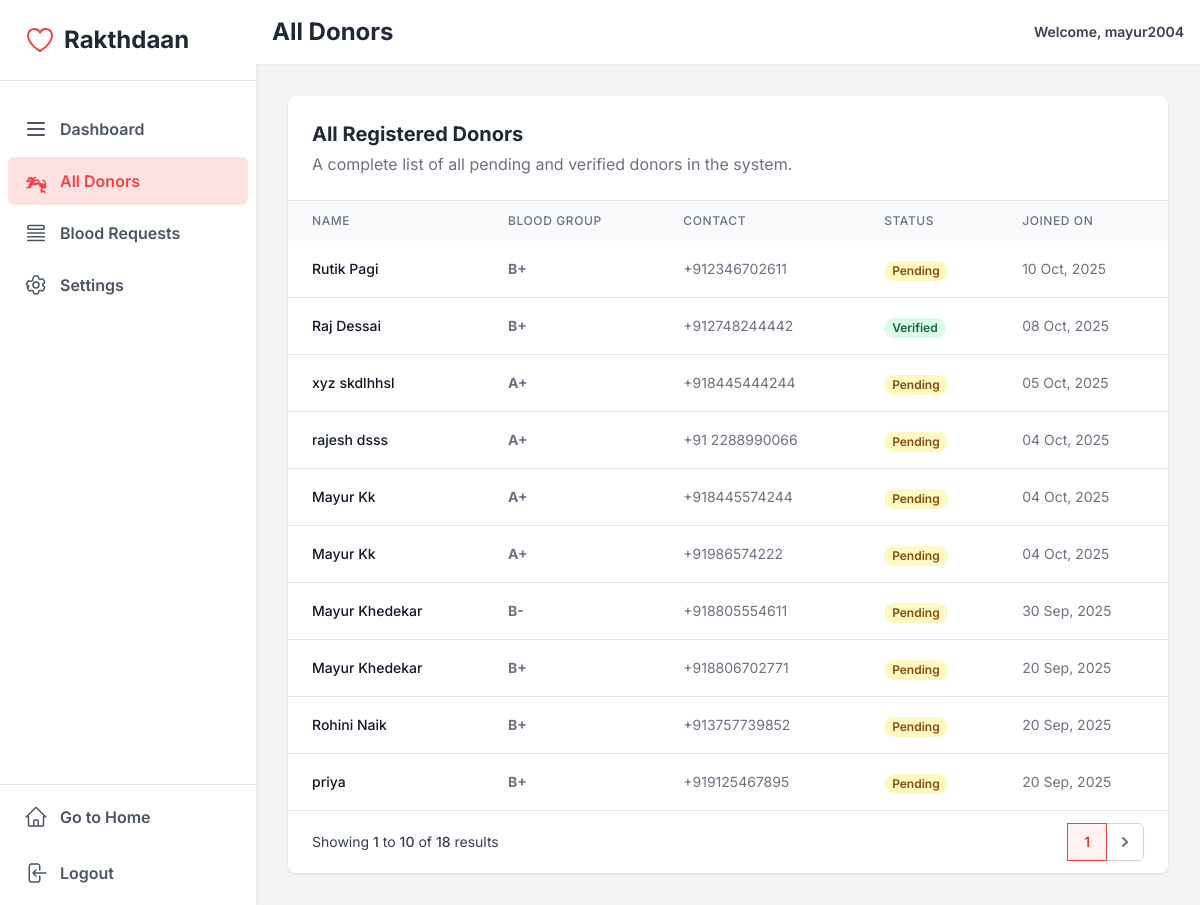
Before: /all_donors/ (signed in) with the older database file.
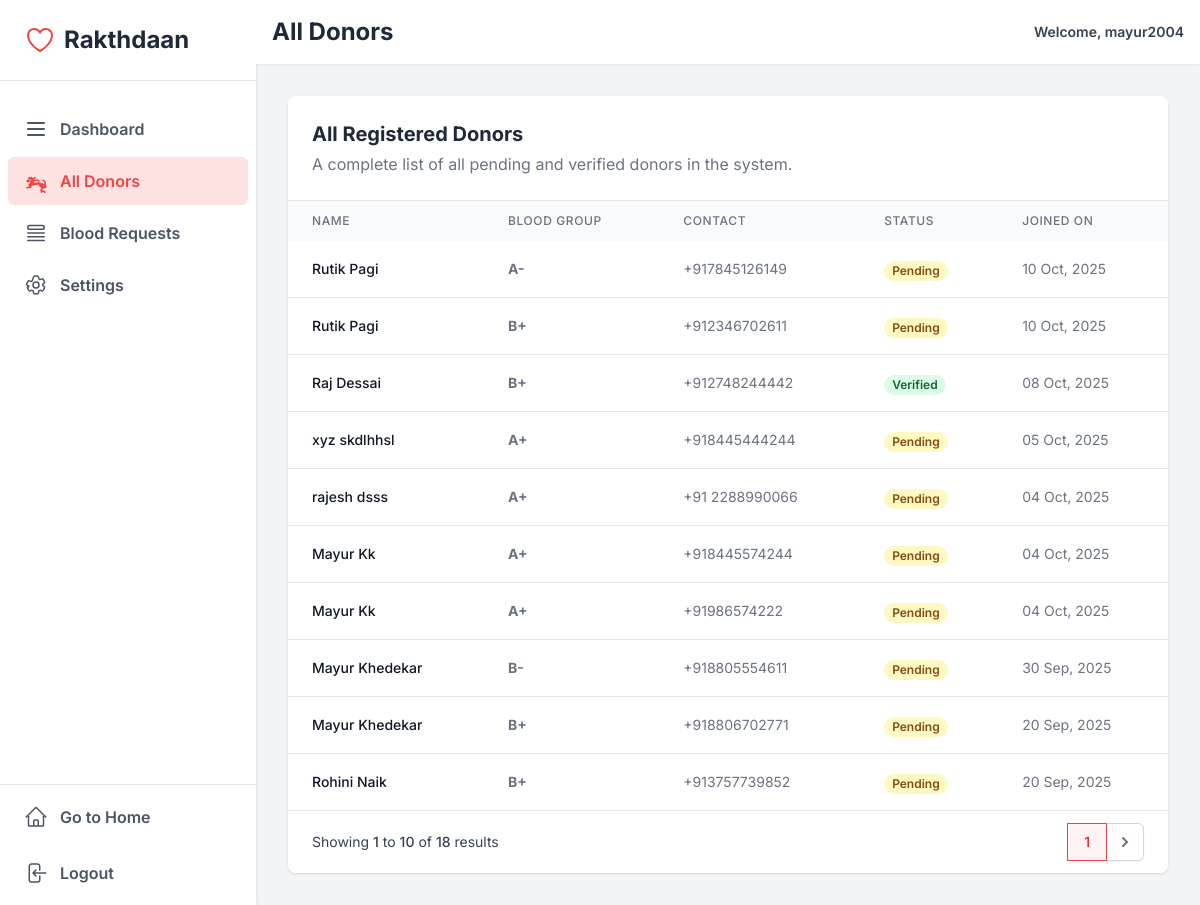
After: the same page with the newer database file.
### donors/models.py (models this page shows, shortened)
class Donor(models.Model):
    user = models.OneToOneField(User, on_delete=models.CASCADE, null=True, blank=True)
    name = models.CharField(max_length=100, blank=False)
    age = models.IntegerField()
    gender = models.CharField(max_length=10, null=True, blank=True)
    blood_group = models.CharField(max_length=3, choices=BloodGroup.choices, blank=False, null=False)
    phone_number = PhoneNumberField(region="IN", null=True, blank=True, unique=True)
    email = models.EmailField(unique=True, blank=True, null=True)
    address = models.TextField(blank=True, null=True)
    last_donation_date = models.DateField(blank=True, null=True)
    is_active = models.BooleanField(default=True)
    is_verified = models.BooleanField(default=False)
    created_at = models.DateTimeField(auto_now_add=True)

### adminpanel/views.py (the view)
# urls.py: path('all_donors/', all_donors_view, name='all_donors'),
@login_required
def all_donors_view(request):
    if not request.user.is_staff:
        messages.error(request,"You do not have access to this page.")
        return redirect('/')
    donor_list=Donor.objects.all().order_by('-created_at')
    paginator=Paginator(donor_list,10)
    page_number=request.GET.get('page')
    display_page=paginator.get_page(page_number)
    context={'display_page':display_page}
    return render(request,"all_donors.html",context)

### adminpanel/templates/all_donors.html (shortened to what the changed rows need)
{% extends "base.html" %}
{% block start %}
<div>
    <script src="https://cdn.tailwindcss.com"></script>
    <div class="h-screen flex overflow-hidden bg-gray-100">
        <aside class="w-64 bg-white shadow-md hidden md:flex flex-col flex-shrink-0">
            <div class="p-6 flex items-center space-x-2 border-b">
                <h1 class="text-2xl font-bold text-gray-800">Rakthdaan</h1>
            </div>
        </aside>
        <div class="flex-1 flex flex-col overflow-y-auto">
            <header class="bg-white shadow-sm p-4 flex justify-between items-center sticky top-0 z-10">
                <h1 class="text-2xl font-bold text-gray-800">All Donors</h1>
            </header>
            <main class="flex-1 p-6 md:p-8">
                <div class="bg-white rounded-lg shadow overflow-hidden">
                    <div class="p-6 border-b">
                        <h2 class="text-xl font-bold text-gray-800">All Registered Donors</h2>
                    </div>
                    <div class="overflow-x-auto">
                        <table class="w-full">
                            <thead class="bg-gray-50">
                                <tr>
                                    <th class="px-6 py-3 text-left text-xs font-medium text-gray-500 uppercase tracking-wider">Name</th>
                                    <th class="px-6 py-3 text-left text-xs font-medium text-gray-500 uppercase tracking-wider">Blood Group</th>
                                    <th class="px-6 py-3 text-left text-xs font-medium text-gray-500 uppercase tracking-wider">Contact</th>
                                    <th class="px-6 py-3 text-left text-xs font-medium text-gray-500 uppercase tracking-wider">Status</th>
                                    <th class="px-6 py-3 text-left text-xs font-medium text-gray-500 uppercase tracking-wider">Joined On</th>
                                </tr>
                            </thead>
                            <tbody class="divide-y divide-gray-200">
                                {% for donor in display_page %}
                                <tr>
                                    <td class="px-6 py-4 whitespace-nowrap text-sm font-medium text-gray-900">{{ donor.name }}</td>
                                    <td class="px-6 py-4 whitespace-nowrap text-sm text-gray-500 font-bold">{{ donor.blood_group }}</td>
                                    <td class="px-6 py-4 whitespace-nowrap text-sm text-gray-500">{{ donor.phone_number }}</td>
                                    <td class="px-6 py-4 whitespace-nowrap">
                                        {% if donor.is_verified %}
                                            <span class="px-2 inline-flex text-xs leading-5 font-semibold rounded-full bg-green-100 text-green-800">Verified</span>
                                        {% else %}
                                             <span class="px-2 inline-flex text-xs leading-5 font-semibold rounded-full bg-yellow-100 text-yellow-800">Pending</span>
                                        {% endif %}
                                    </td>
                                    <td class="px-6 py-4 whitespace-nowrap text-sm text-gray-500">{{ donor.created_at|date:"d M, Y" }}</td>
                                </tr>
                                {% empty %}
                                <tr>
                                    <td colspan="5" class="px-6 py-12 text-center text-gray-500">There are no donors in the system yet.</td>
                                </tr>
                                {% endfor %}
                            </tbody>
                        </table>
                    </div>
                </div>
            </main>
        </div>
    </div>
</div>
{% endblock %}

Changed rows visible on the page:
no longer on this page (row unchanged): Donor: name "priya", blood_group "B+", phone_number "+919125467895", is_verified "Pending", created_at "20 Sep, 2025"
added Donor: name "Rutik Pagi", blood_group "A-", phone_number "+917845126149", is_verified "Pending", created_at "10 Oct, 2025"
